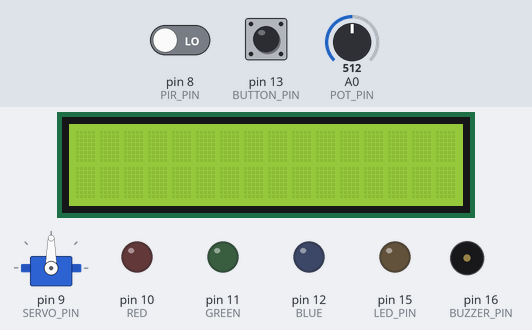
Bench run of a sketch on a simulated Arduino Uno, built with avr-gcc and run on an emulated ATmega328P. Shown: servo, 16×2 character LCD, output pins drawn as LEDs (lit = HIGH), buzzer (waves = sounding, pin HIGH). Dashed ring = blinking. Inputs (shaded band) come from the test bench; at power-on: pin 8 (PIR_PIN) LOW, A0 (POT_PIN) = 512, pin 13 (BUTTON_PIN) HIGH.

Above: at 1.2 s.
1.3 s: pin 8 (PIR_PIN) driven HIGH
At 3.8 s:
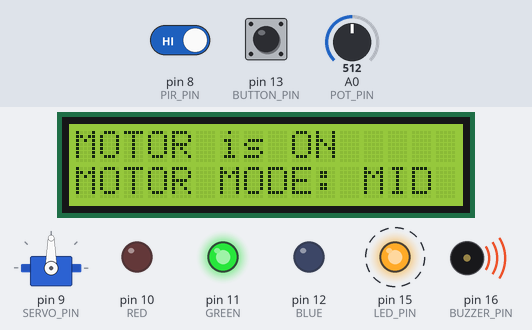
4.1 s: A0 (POT_PIN) set to 350
7.1 s: A0 (POT_PIN) set to 319
At 9.3 s:
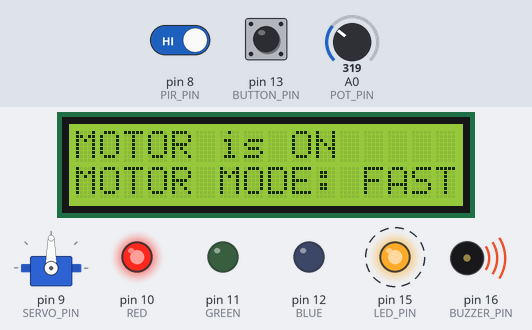
10.1 s: pin 13 (BUTTON_PIN) pulled LOW for 0.15 s
At 10.6 s:
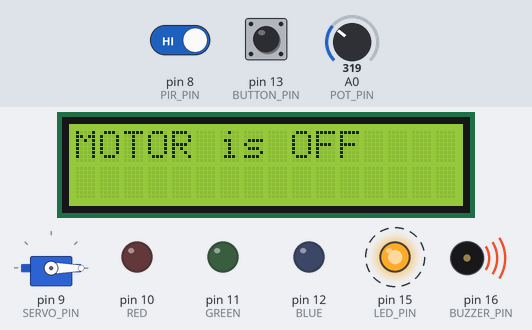
12.6 s: A0 (POT_PIN) set to 716
At 13.9 s:
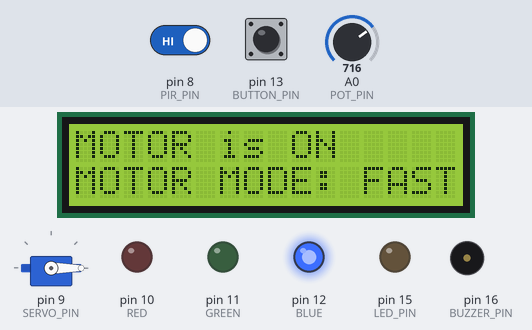
15.6 s: pin 13 (BUTTON_PIN) pulled LOW for 1 s
At 20.43 s:
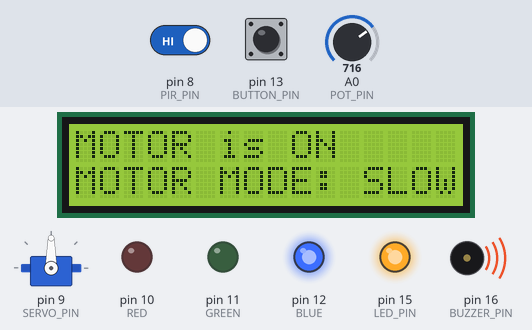
Timing chart, 0 to 20.6 s (numbered marks = the images above; inputs shaded):
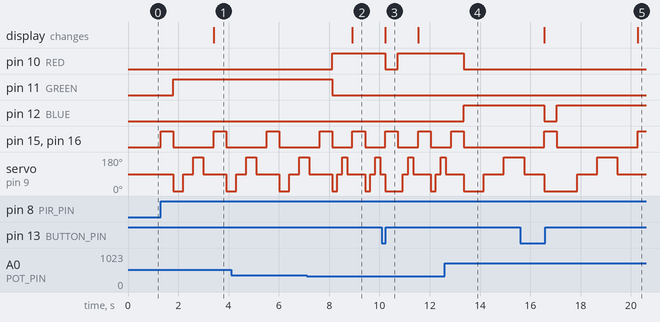

Measured:
- the behaviour switches between 338 and 337 on A0 (POT_PIN) (found by bisection; images 1 and 2)
- after the input at 1.3 s, pin 11 (GREEN): LOW → HIGH after 0.50 s; pin 15 (LED_PIN), pin 16 (BUZZER_PIN): alternates HIGH for 0.50 s and LOW for 1.6 s, starting at once; servo on pin 9 (SERVO_PIN): 90° → 0° after 0.50 s, → 90° 0.40 s later, → 180° 0.40 s later, → 90° 0.40 s later, … (5 changes in this stretch); the display: changes after 2.1 s (image 1)
- after the input at 7.1 s, pin 10 (RED): LOW → HIGH after 1.0 s; pin 11 (GREEN): HIGH → LOW after 1.0 s; the display: changes after 1.8 s (image 2)
- after the input at 10.1 s, pin 10 (RED): HIGH → LOW after 0.13 s, → HIGH 0.50 s later; the display: changes after 0.14 s (image 3)
- after the input at 12.6 s, pin 10 (RED): HIGH → LOW after 0.75 s; pin 12 (BLUE): LOW → HIGH after 0.75 s; pin 15 (LED_PIN), pin 16 (BUZZER_PIN): goes on until 13.3 s, then stays LOW
- after the input at 15.6 s, pin 12 (BLUE): HIGH → LOW after 0.95 s, → HIGH 0.50 s later; the display: first changes after 0.96 s (image 5 shows a later state)

The sketch:

6_-_SERVOMOTOR_at_UNO.ino
```cpp
#include <LiquidCrystal.h>
#include <Servo.h>

int PIR_PIN = 8;
int SERVO_PIN = 9;
int POT_PIN = A0;
int RED = 10;
int GREEN = 11;
int BLUE = 12;
int BUTTON_PIN = 13;
int BUZZER_PIN = 16;
int LED_PIN = 15;

Servo myServo;
LiquidCrystal lcd(2, 3, 4, 5, 6, 7);

void setup() {
  // put your setup code here, to run once:
  pinMode(PIR_PIN, INPUT);
  pinMode(BUTTON_PIN, INPUT_PULLUP);
  pinMode(RED, OUTPUT);
  pinMode(GREEN, OUTPUT);
  pinMode(BLUE, OUTPUT);
  pinMode(BUZZER_PIN, OUTPUT);
  pinMode(LED_PIN, OUTPUT);

  myServo.attach(SERVO_PIN);
  lcd.begin(16,2);
}

void motorActivate(int sleeptime) {
  myServo.write(0);
  delay(sleeptime);
  myServo.write(90);
  delay(sleeptime);
  myServo.write(180);
  delay(sleeptime);
  myServo.write(90);
  delay(sleeptime);
}

int counter = 0;
void loop() {
  // put your main code here, to run repeatedly:

  int pir_state = digitalRead(PIR_PIN);

  if (pir_state) {
    counter++;
    digitalWrite(LED_PIN, HIGH);
    digitalWrite(BUZZER_PIN, HIGH);
    delay(500);
    digitalWrite(LED_PIN, LOW);
    digitalWrite(BUZZER_PIN, LOW);
  }

  if (counter > 0) {
    int pot = analogRead(POT_PIN);
    float pot_val = map(pot, 0, 1023, 0, 1000);

    if (pot_val < 330) {
      digitalWrite(RED, HIGH);
      digitalWrite(GREEN, LOW);
      digitalWrite(BLUE, LOW);
      motorActivate(200);
      lcd.clear();
      lcd.setCursor(0,0);
      lcd.print("MOTOR is ON");
      lcd.setCursor(0,1);
      lcd.print("MOTOR MODE: FAST");

    } else if (pot_val >= 330 && pot_val < 660) {
      digitalWrite(RED, LOW);
      digitalWrite(GREEN, HIGH);
      digitalWrite(BLUE, LOW);
      motorActivate(400);
      lcd.clear();
      lcd.setCursor(0,0);
      lcd.print("MOTOR is ON");
      lcd.setCursor(0,1);
      lcd.print("MOTOR MODE: MID");

    } else if (pot_val >= 660) {
      digitalWrite(RED, LOW);
      digitalWrite(GREEN, LOW);
      digitalWrite(BLUE, HIGH);
      motorActivate(800);
      lcd.clear();
      lcd.setCursor(0,0);
      lcd.print("MOTOR is ON");
      lcd.setCursor(0,1);
      lcd.print("MOTOR MODE: SLOW");
    }
  }

  int button_state = digitalRead(BUTTON_PIN);
  if (button_state == LOW) {
    counter = 0;
    digitalWrite(RED, LOW);
    digitalWrite(GREEN, LOW);
    digitalWrite(BLUE, LOW);
    myServo.write(0);
    lcd.clear();
    lcd.setCursor(0,0);
    lcd.print("MOTOR is OFF");
  }
}
```
